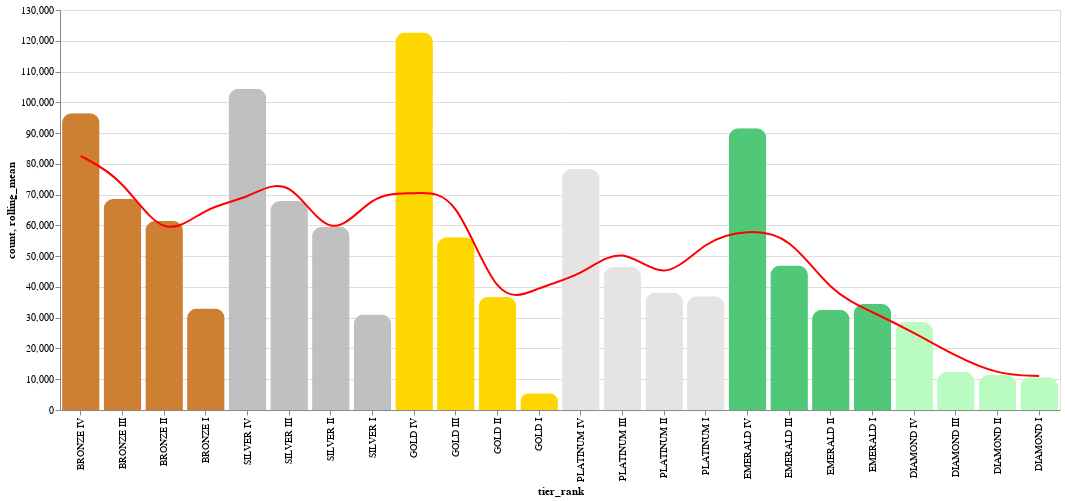

Here is the notebook cell this chart was saved with:
### Markdown cell above
# Rank repartition

This notebook is intended for exploring the data fetched from the riot games api in the [Data collection Notebook](data_collection.ipynb).

This will be my first time using intensively a vizualisation library in python, I will be using [Vega Altair](https://altair-viz.github.io/) since it integrates really well with notebooks from what I heard. Also it is build around pandas Dataframe so I hope to get more knowledge of pandas by working with vega altair.

### Code cell
import sqlite3
import os
import pandas as pd
import altair as alt


def query_player_count_by_rank(db_path, min_no_of_games=0):
    """
    Queries the number of players grouped by rank from the database.
    """

    if not os.path.exists(db_path):
        raise FileNotFoundError(f"Database file not found: {db_path}")

    conn = sqlite3.connect(db_path)
    
    try:
        cursor = conn.cursor()
        cursor.execute(
            f"""
            SELECT tier, rank, COUNT(*), wins, losses
            FROM ranked_players
            WHERE wins + losses >= {min_no_of_games}
            GROUP BY tier, rank
            ORDER BY tier, rank 
            """
        )
        count = cursor.fetchall()
    except sqlite3.Error as e:
        print(f"An error occurred while querying the database: {e}")
        count = []
        
    finally:
        # Close the database connection
        conn.close()
        return count
    
def graph_player_count_by_rank(db_path, min_no_of_games=0):
    """
    Graphs the number of players grouped by rank from the database.
    """
    players_by_rank = query_player_count_by_rank(db_path, min_no_of_games)

    players_by_rank_dict = { f"{rank[0]} {rank[1]}": rank[2] for rank in players_by_rank }
    rank_ordering = [
        "BRONZE IV", "BRONZE III", "BRONZE II", "BRONZE I",
        "SILVER IV", "SILVER III", "SILVER II", "SILVER I",
        "GOLD IV", "GOLD III", "GOLD II", "GOLD I",
        "PLATINUM IV", "PLATINUM III", "PLATINUM II", "PLATINUM I",
        "EMERALD IV", "EMERALD III", "EMERALD II", "EMERALD I",
        "DIAMOND IV", "DIAMOND III", "DIAMOND II", "DIAMOND I",
    ]
    
    ordered_counts = [
        { 
            "tier_rank": key, 
            "count": players_by_rank_dict.get(key, 0),
        } for key in rank_ordering
    ]

    data = pd.DataFrame(ordered_counts)
    description = data.describe()
    
    print("Data Description:")
    print(description)

    print("Total Players:", data['count'].sum())

    bars_chart = (
        alt.Chart(data)
        .mark_bar(
            cornerRadiusTopLeft=10,
            cornerRadiusTopRight=10,
        )
        .encode(
            x=alt.X('tier_rank', sort=rank_ordering),  # Explicitly set the sort order
            y='count',
            color=alt.Color('tier_rank', 
                scale=alt.Scale(domain=rank_ordering, range=[
                    "#cd7f32", "#cd7f32", "#cd7f32", "#cd7f32",
                    "#c0c0c0", "#c0c0c0", "#c0c0c0", "#c0c0c0",
                    "#ffd700", "#ffd700", "#ffd700", "#ffd700",
                    "#e5e4e2", "#e5e4e2", "#e5e4e2", "#e5e4e2",
                    "#50C878", "#50C878", "#50C878", "#50C878",
                    "#b9fbc0", "#b9fbc0", "#b9fbc0", "#b9fbc0",
                ]),
                legend=None,
            ),
            tooltip=['tier_rank', 'count'],
        )
        .properties(
            width=1000,
            height=400,
        )
    )

    player_percent_chart = (
        alt.Chart(data)
        .mark_line(
            color="red",
            strokeWidth=2,
            interpolate='basis',
            clip=True,
        )
        .transform_window(
            # The field to average
            rolling_mean='mean(count)',
            # The number of values before and after the current value to include.
            frame=[-1, 1]
        ).encode(
            x=alt.X('tier_rank', sort=rank_ordering),  # Explicitly set the sort order
            y='rolling_mean:Q',
            tooltip=[
                alt.Tooltip('tier_rank', title='Rank'),
                alt.Tooltip('rolling_mean:Q', title='Average Players'),
            ],
        ).properties(
            width=1000,
            height=400,
        )
    )

    chart = bars_chart + player_percent_chart


    chart.properties(
        width=1000,
        height=400,
        title="Player Count by Rank"
    )

    return chart


if __name__ == "__main__":
    # Example usage
    db_path = "../data/ranked_players.db"  # Replace with your database path
    db_path = os.path.abspath(db_path)
    try:
        chart = graph_player_count_by_rank(db_path, min_no_of_games=0)
        chart.display()
        chart.save("../graphs/player_count_by_rank.html")  # Save the chart as an HTML file
        print("Chart saved as player_count_by_rank.html")

        
    except Exception as e:
        print(f"An error occurred: {e}")

### Figure 1 — Vega-Lite specification as saved in the notebook (floating-point values rounded to 4 significant figures)
{"config": {"view": {"continuousWidth": 300, "continuousHeight": 300}}, "layer": [{"mark": {"type": "bar", "cornerRadiusTopLeft": 10, "cornerRadiusTopRight": 10}, "encoding": {"color": {"field": "tier_rank", "legend": null, "scale": {"domain": ["BRONZE IV", "BRONZE III", "BRONZE II", "BRONZE I", "SILVER IV", "SILVER III", "SILVER II", "SILVER I", "GOLD IV", "GOLD III", "GOLD II", "GOLD I", "PLATINUM IV", "PLATINUM III", "PLATINUM II", "PLATINUM I", "EMERALD IV", "EMERALD III", "EMERALD II", "EMERALD I", "DIAMOND IV", "DIAMOND III", "DIAMOND II", "DIAMOND I"], "range": ["#cd7f32", "#cd7f32", "#cd7f32", "#cd7f32", "#c0c0c0", "#c0c0c0", "#c0c0c0", "#c0c0c0", "#ffd700", "#ffd700", "#ffd700", "#ffd700", "#e5e4e2", "#e5e4e2", "#e5e4e2", "#e5e4e2", "#50C878", "#50C878", "#50C878", "#50C878", "#b9fbc0", "#b9fbc0", "#b9fbc0", "#b9fbc0"]}, "type": "nominal"}, "tooltip": [{"field": "tier_rank", "type": "nominal"}, {"field": "count", "type": "quantitative"}], "x": {"field": "tier_rank", "sort": ["BRONZE IV", "BRONZE III", "BRONZE II", "BRONZE I", "SILVER IV", "SILVER III", "SILVER II", "SILVER I", "GOLD IV", "GOLD III", "GOLD II", "GOLD I", "PLATINUM IV", "PLATINUM III", "PLATINUM II", "PLATINUM I", "EMERALD IV", "EMERALD III", "EMERALD II", "EMERALD I", "DIAMOND IV", "DIAMOND III", "DIAMOND II", "DIAMOND I"], "type": "nominal"}, "y": {"field": "count", "type": "quantitative"}}}, {"mark": {"type": "line", "clip": true, "color": "red", "interpolate": "basis", "strokeWidth": 2}, "encoding": {"tooltip": [{"field": "tier_rank", "title": "Rank", "type": "nominal"}, {"field": "rolling_mean", "title": "Average Players", "type": "quantitative"}], "x": {"field": "tier_rank", "sort": ["BRONZE IV", "BRONZE III", "BRONZE II", "BRONZE I", "SILVER IV", "SILVER III", "SILVER II", "SILVER I", "GOLD IV", "GOLD III", "GOLD II", "GOLD I", "PLATINUM IV", "PLATINUM III", "PLATINUM II", "PLATINUM I", "EMERALD IV", "EMERALD III", "EMERALD II", "EMERALD I", "DIAMOND IV", "DIAMOND III", "DIAMOND II", "DIAMOND I"], "type": "nominal"}, "y": {"field": "rolling_mean", "type": "quantitative"}}, "transform": [{"window": [{"op": "mean", "field": "count", "as": "rolling_mean"}], "frame": [-1, 1]}]}], "data": {"name": "data-681cc5d2974a6de54379ae12718a4c59"}, "height": 400, "width": 1000, "$schema": "https://vega.github.io/schema/vega-lite/v5.20.1.json", "datasets": {"data-681cc5d2974a6de54379ae12718a4c59": [{"tier_rank": "BRONZE IV", "count": 96413}, {"tier_rank": "BRONZE III", "count": 68586}, {"tier_rank": "BRONZE II", "count": 61460}, {"tier_rank": "BRONZE I", "count": 33027}, {"tier_rank": "SILVER IV", "count": 104386}, {"tier_rank": "SILVER III", "count": 67940}, {"tier_rank": "SILVER II", "count": 59571}, {"tier_rank": "SILVER I", "count": 30998}, {"tier_rank": "GOLD IV", "count": 122705}, {"tier_rank": "GOLD III", "count": 56143}, {"tier_rank": "GOLD II", "count": 36813}, {"tier_rank": "GOLD I", "count": 5466}, {"tier_rank": "PLATINUM IV", "count": 78340}, {"tier_rank": "PLATINUM III", "count": 46502}, {"tier_rank": "PLATINUM II", "count": 38106}, {"tier_rank": "PLATINUM I", "count": 37008}, {"tier_rank": "EMERALD IV", "count": 91570}, {"tier_rank": "EMERALD III", "count": 46999}, {"tier_rank": "EMERALD II", "count": 32595}, {"tier_rank": "EMERALD I", "count": 34453}, {"tier_rank": "DIAMOND IV", "count": 28566}, {"tier_rank": "DIAMOND III", "count": 12333}, {"tier_rank": "DIAMOND II", "count": 11407}, {"tier_rank": "DIAMOND I", "count": 10641}]}}
